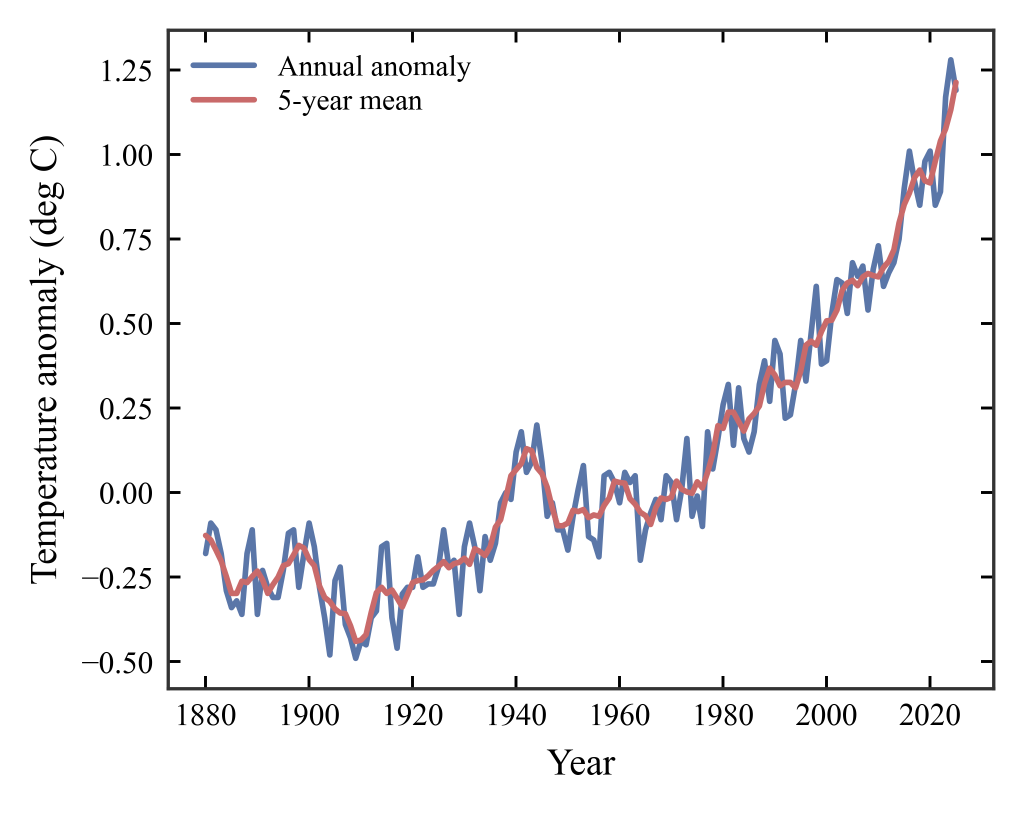
#> input picture runtime/harness/knowledge/skills/econ-write/assets/examples/reference_figs/gistemp-line-example.png, 2047 x 1625 px (shown at 1/2 size)
$ python -i chart_vlm.py   (imports and definitions only)
#> lines starting #> are read from the running program, lines starting #| are printed output that depends on the picture; after the words box and inside, x2 and y2 are one past the last pixel; in counts of white or black regions, pixels touching at a corner belong together
"""Pipeline D-v2: 图表取数 VLM — 用多模态模型把图表(柱/线/堆叠/饼)转成结构化数值。

依据: Chartography(2026)/MLLM chart understanding survey(2026) — VLM 已取代坐标规则法,
规则管线(chart_reverse)降为兜底。

流程:
1. PyMuPDF 渲染页(200dpi) → OpenCV HSV ROI 检测(复用 chart_reverse 逻辑);
2. 每个 ROI 裁剪 → qwen-vl*(DashScope) "图→严格 JSON"(轴/图例/单位/数值序列/置信度/不确定项);
3. conf>=0.7 直接入七元组(pipeline=chart_vlm); 0.4<=conf<0.7 → note 标 pending_review;
   <0.4 → 返回空由规则管线兜底。
防造数: 模型只读图上数值; 无法确认的项必须写 uncertainties(''不删减, 不补算术'')。
"""
from __future__ import annotations

import json
import logging
import os
import re
import shutil
import tempfile
from pathlib import Path

from src.schema import Record
from src.llm_interface import LLMInterface, parse_json_loose

logger = logging.getLogger(__name__)

_TITLE_RE = re.compile(r"^[\u4e00-\u9fffA-Za-z0-9()（）·—\- ]{2,40}$")

_CHART_VLM_PROMPT = """你是统计年鉴图表取数引擎。只输出 JSON，禁止输出 JSON 以外任何文字。
把这张图表转成结构化数据。图表形态: {chart_form}
输出 JSON(严格按此结构):
{{
  "chart_title": "字符串或 null",
  "axis": {{
    "x_label": "...", "y_label": "...",
    "x_unit": "..."或null, "y_unit": "..."或null,
    "x_ticks": ["2020","2021"], "y_ticks": [0,100]
  }},
  "series": [
    {{"name": "系列名", "values": [{{"x": "2020", "y": 1234, "unit": "千元"}}, ...]}}
  ],
  "confidence": 0.0,
  "uncertainties": ["哪些数值/单位/年份无法确认, 逐条写清"]
}}
硬规则:
1) 数值必须逐点从图上读出, 禁止推测或四舍五入美化;
2) 每个 values[].x 必须写与 x 轴刻度对应的年份(如 "2020"), 且 series 点数必须与
   x_ticks 长度一致; 柱状图+增长折线重叠的复合图必须拆成两个 series
   (折线的 name 含"增速"字样), 禁止合并;
3) 若每个点的 x 无法单独确认, 则必须按从左到右顺序与 x_ticks 一一对应并保持数量一致;
4) x_ticks 若是年份必须原样保留(如 "2020"), 不是年份就按原样;
5) 单位优先读坐标轴/图例标注; 图上没有单位则写 null 并记入 uncertainties;
6) 系列超过5个时只读前5个并在 uncertainties 注明;
7) 不确定就写进 uncertainties, 禁止编造。
"""


# [15 lines left out: function _render_page, not called in this run]


def _detect_chart_rois(png_path: str) -> list[tuple[int, int, int, int]]:
    """OpenCV HSV 饱和度 ROI 检测(chart_reverse 同款, 探测失败返回 [] 由整页兜底)。"""
    try:
        import cv2
        import numpy as np
        img = cv2.imread(png_path)
#> img is the input picture: shape (1625, 2047, 3); mean B, G, R 245.4, 244.2, 244.6
        if img is None:
            return []
        hsv = cv2.cvtColor(img, cv2.COLOR_BGR2HSV)
#> hsv: shape (1625, 2047, 3); mean H, S, V 2.9, 4.1, 246.4
        sat = hsv[:, :, 1]
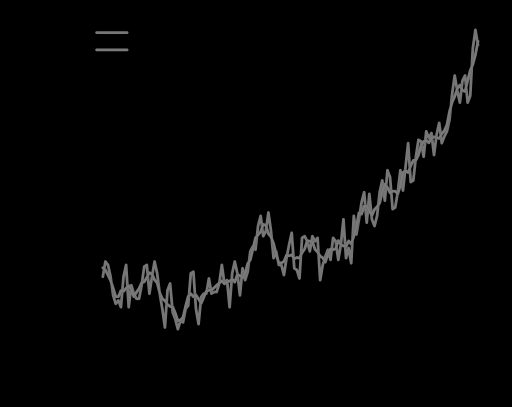
#> sat: shape (1625, 2047) (shown at 1/4 size); min 0, max 121, mean 4.1
        _, mask = cv2.threshold(sat, 50, 255, cv2.THRESH_BINARY)
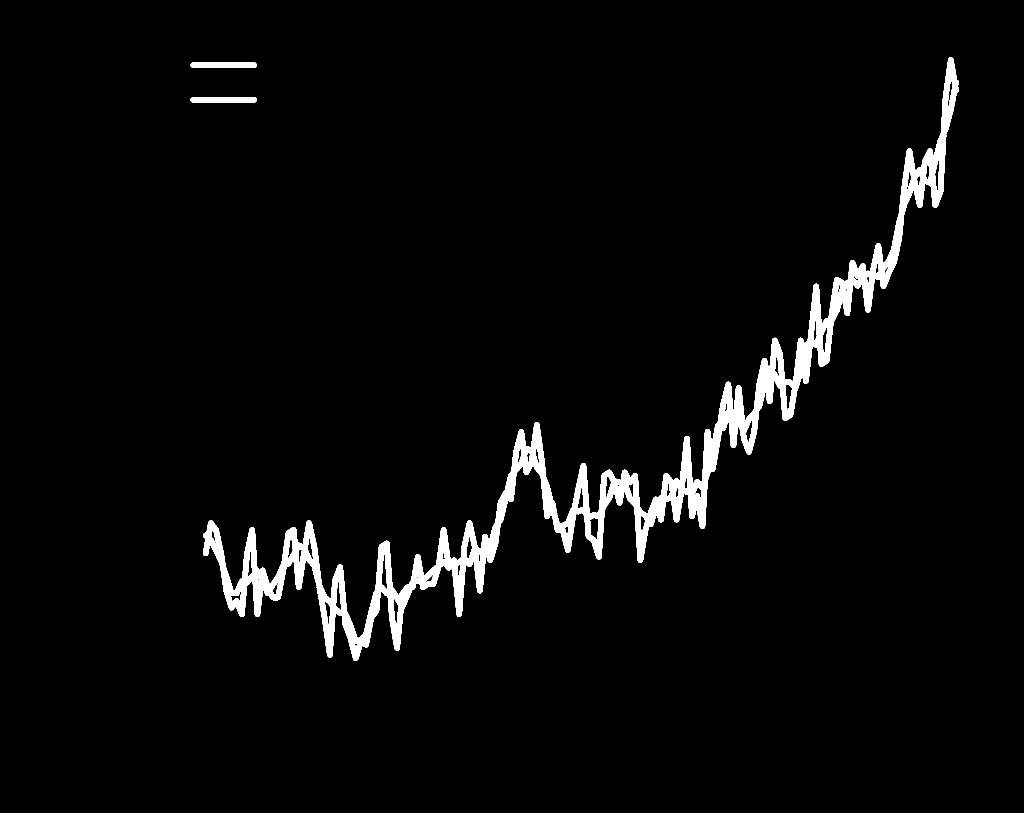
#> mask: shape (1625, 2047) (shown at 1/2 size); 3.5% white; 3 white regions, box (x1, y1, x2, y2) and area: (406, 114, 1918, 1322) 111966, (381, 125, 514, 136) 1439, (381, 194, 514, 205) 1439
        kernel = cv2.getStructuringElement(cv2.MORPH_ELLIPSE, (15, 15))
        mask = cv2.morphologyEx(mask, cv2.MORPH_CLOSE, kernel)
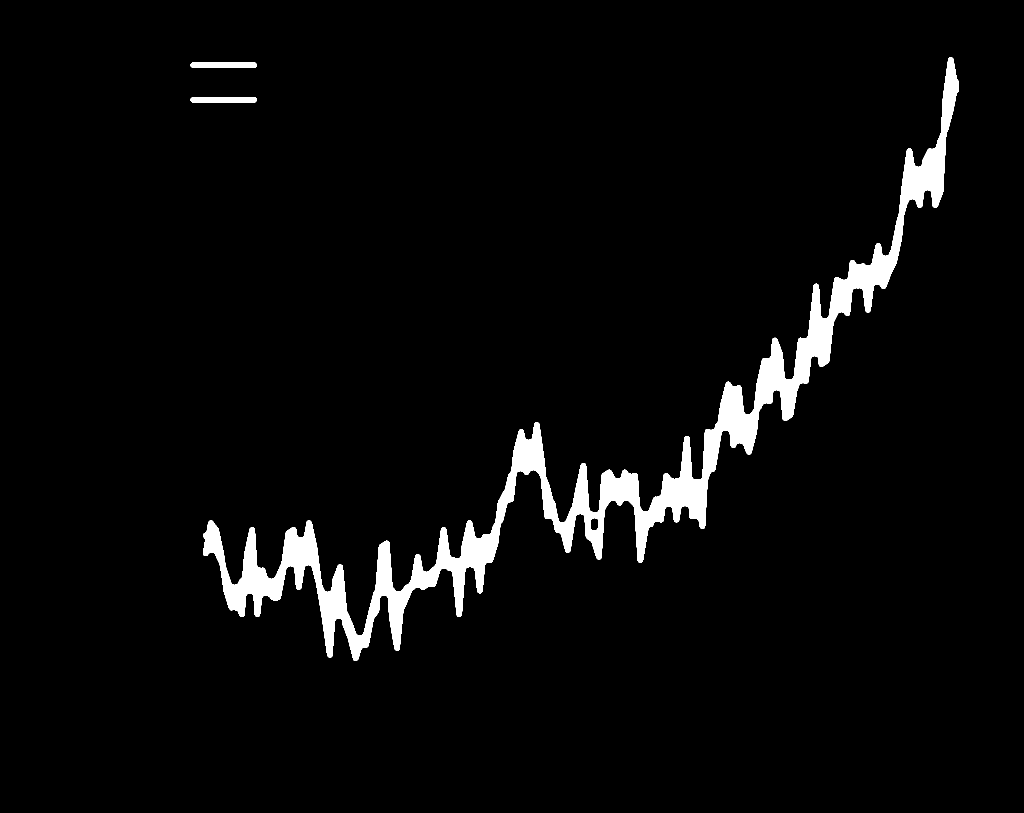
#> mask: shape (1625, 2047) (shown at 1/2 size); 3.8% white; 3 white regions
        contours, _ = cv2.findContours(mask, cv2.RETR_EXTERNAL, cv2.CHAIN_APPROX_SIMPLE)
#> contours = 3 contours; box (x1, y1, x2, y2) and area: (406, 114, 1918, 1322) 120901, (381, 194, 514, 205) 1302, (381, 125, 514, 136) 1302
        h, w = img.shape[:2]
        rois = []
        for c in contours:
            x, y, cw, ch = cv2.boundingRect(c)
            if cw > w * 0.15 and ch > h * 0.15 and cw * ch > w * h * 0.02:
                rois.append((x, y, x + cw, y + ch))
#> this loop made 3 passes
#> (x, y, cw, ch) on passes 1 to 3: (381, 194, 133, 11), (381, 125, 133, 11), (406, 114, 1512, 1208)
#> after the loop, rois = [(406, 114, 1918, 1322)]
        return rois
    except Exception:
        return []


# [85 lines left out: functions _crop, _sanitize_result, _records_from_result, not called in this run]


_YEAR_RE_X = re.compile(r"^(19|20)\d{2}\s*年?$")


def _clean_unit(unit: str) -> str:
    """'(亿元)' / '( % )' → '亿元'/'%'。"""
    return (unit or "").strip().strip("（）()").replace(" ", "").strip()


def _year_of(x: str) -> str:
    m = re.match(r"^(19|20)\d{2}", str(x or ""))
    return m.group(0) if m else ""


# [88 lines left out: functions parse_charts_vlm, maybe_chart_vlm, not called in this run]

>>> result = _detect_chart_rois('../../../../runtime/harness/knowledge/skills/econ-write/assets/examples/reference_figs/gistemp-line-example.png')
#> result = [(406, 114, 1918, 1322)]

$ run again, on runtime/harness/knowledge/skills/econ-write/assets/examples/reference_figs/penguins-bar-errorbar-example.png
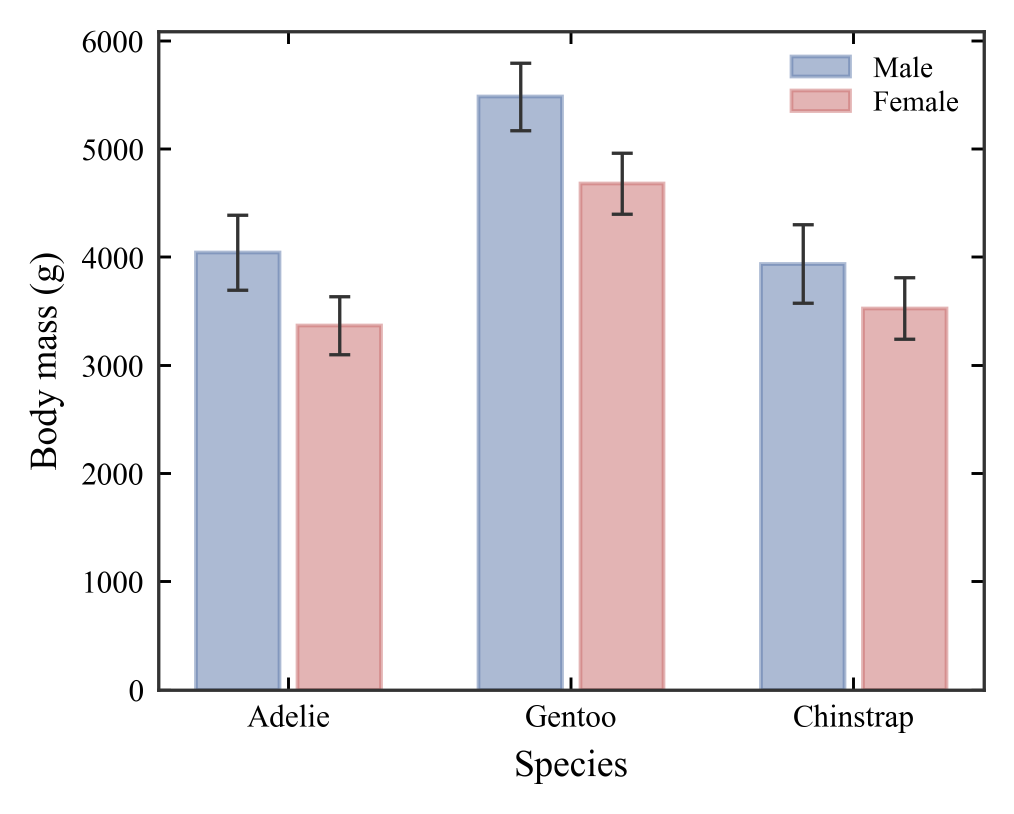
#> input picture runtime/harness/knowledge/skills/econ-write/assets/examples/reference_figs/penguins-bar-errorbar-example.png, 2027 x 1628 px (shown at 1/2 size)
#> in _detect_chart_rois, img is the input picture: shape (1628, 2027, 3); mean B, G, R 232.3, 228.4, 232.6
#> hsv: shape (1628, 2027, 3); mean H, S, V 17, 14.8, 238.8
#> in _detect_chart_rois, `sat = hsv[:, :, 1]`:
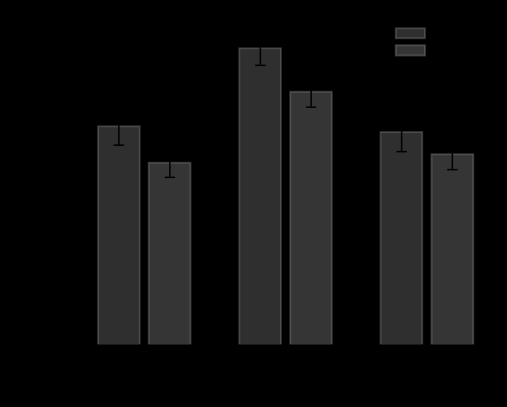
#> sat: shape (1628, 2027) (shown at 1/4 size); min 0, max 85, mean 14.8
#> in _detect_chart_rois, `_, mask = cv2.threshold(sat, 50, 255, cv2.THRESH_BINARY)`:
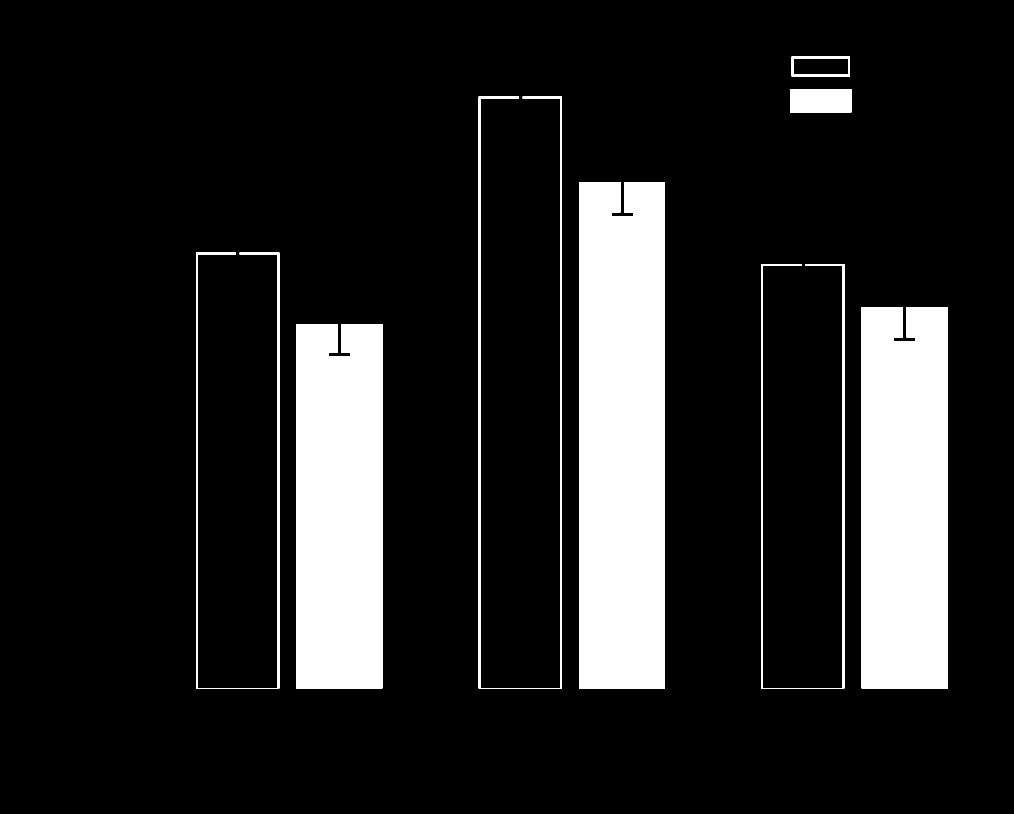
#> mask: shape (1628, 2027) (shown at 1/2 size); 14% white; 8 white regions, largest, box (x1, y1, x2, y2) and area: (1158, 364, 1330, 1377) 173508, (1723, 614, 1896, 1377) 131271, (592, 648, 765, 1377) 125410
#> contours = 8 contours; box (x1, y1, x2, y2) and area: (957, 193, 1124, 1377) 196371, (1158, 364, 1330, 1377) 173045, (392, 505, 559, 1377) 144579, (1522, 528, 1689, 1377) 140761, (1723, 614, 1896, 1377) 131057, (592, 648, 765, 1377) 125209, (1580, 178, 1703, 225) 5612, (1583, 113, 1700, 153) 4524
#> the loop in _detect_chart_rois, `for c in contours:` made 8 passes
#> (x, y, cw, ch) on passes 1 to 6: (592, 648, 173, 729), (1723, 614, 173, 763), (1522, 528, 167, 849), (392, 505, 167, 872), (1158, 364, 172, 1013), (957, 193, 167, 1184)
#> after the loop in _detect_chart_rois, `for c in contours:`: rois = []

$ run again, on runtime/harness/knowledge/skills/econ-write/assets/examples/reference_figs/penguins-hist-example.png
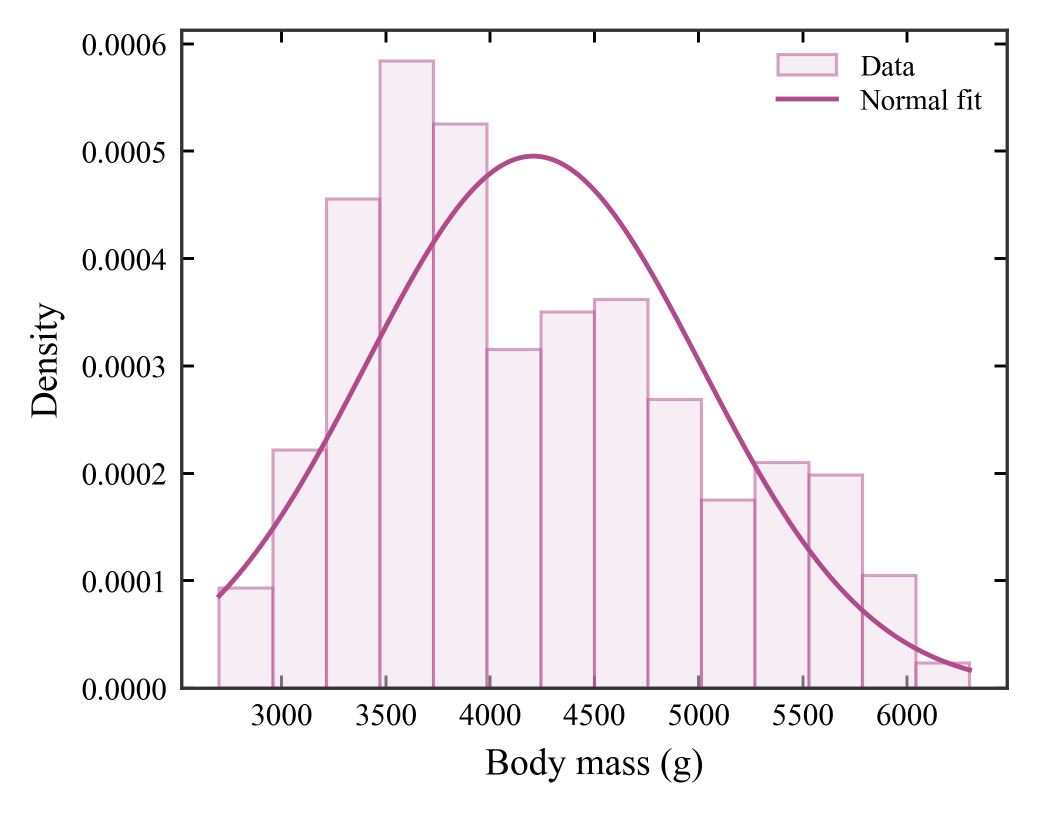
#> input picture runtime/harness/knowledge/skills/econ-write/assets/examples/reference_figs/penguins-hist-example.png, 2074 x 1625 px (shown at 1/2 size)
#> in _detect_chart_rois, img is the input picture: shape (1625, 2074, 3); mean B, G, R 244.3, 241.2, 245.8
#> hsv: shape (1625, 2074, 3); mean H, S, V 43.9, 5.3, 245.8
#> in _detect_chart_rois, `_, mask = cv2.threshold(sat, 50, 255, cv2.THRESH_BINARY)`:
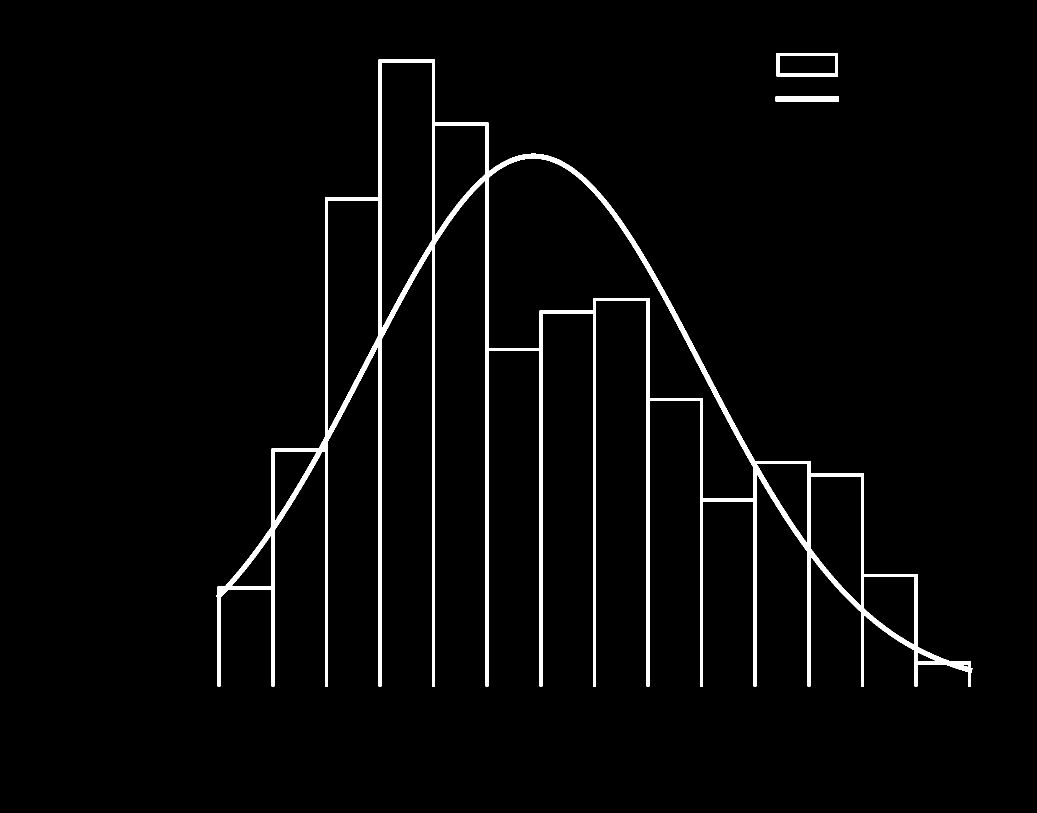
#> mask: shape (1625, 2074) (shown at 1/2 size); 2.8% white; 3 white regions, box (x1, y1, x2, y2) and area: (432, 119, 1945, 1374) 90307, (1553, 106, 1676, 153) 1896, (1551, 193, 1678, 203) 1270
#> in _detect_chart_rois, `mask = cv2.morphologyEx(mask, cv2.MORPH_CLOSE, kernel)`:
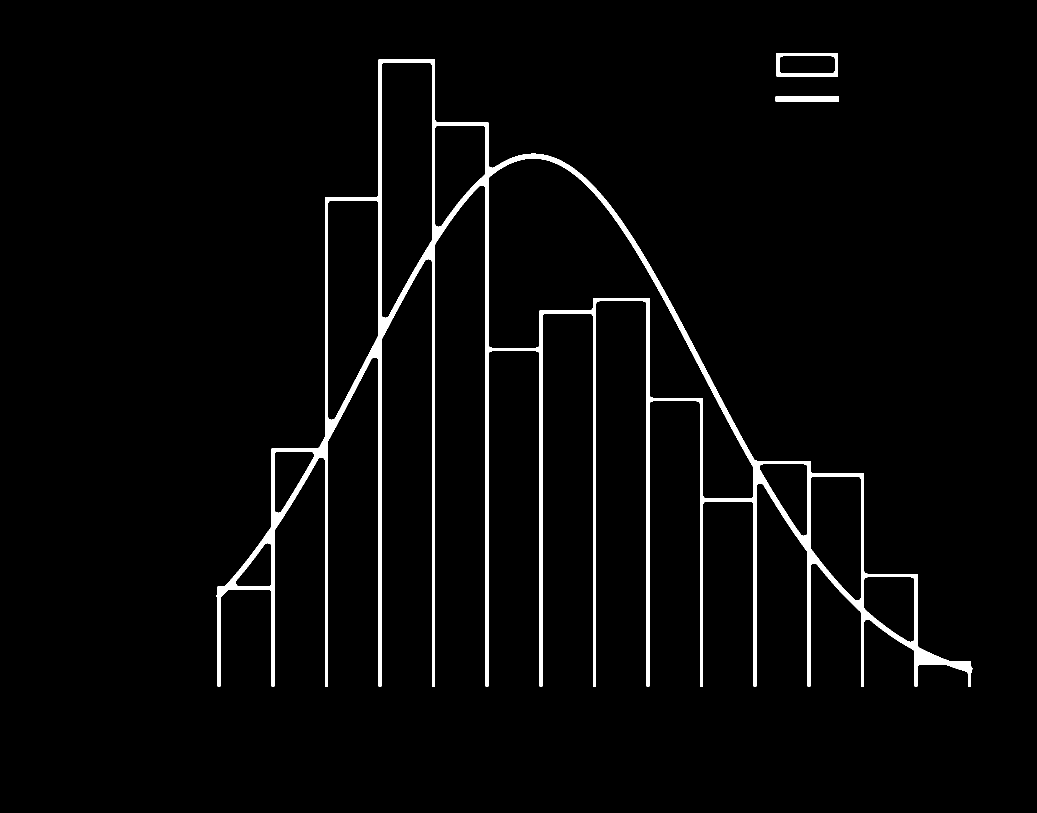
#> mask: shape (1625, 2074) (shown at 1/2 size); 2.9% white; 3 white regions
#> contours = 3 contours; box (x1, y1, x2, y2) and area: (432, 119, 1945, 1374) 343041, (1553, 106, 1676, 153) 5612, (1551, 193, 1678, 203) 1134
#> the loop in _detect_chart_rois, `for c in contours:` made 3 passes
#> (c, x, y, cw, ch) on passes 1, 3: ([[1551, 193], [1551, 202], [1677, 202], [1677, 193]], 1551, 193, 127, 10), ([[1553, 106], [1553, 152], [1675, 152], [1675, 106]], 1553, 106, 123, 47)
#> after the loop in _detect_chart_rois, `for c in contours:`: rois = [(432, 119, 1945, 1374)]
